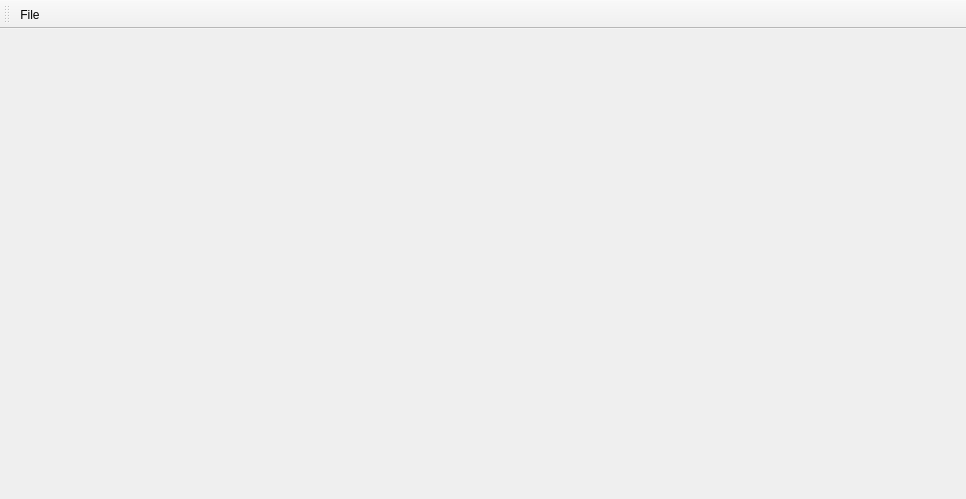
<?xml version="1.0" encoding="UTF-8"?>
<ui version="4.0">
    <class>PCLVisualizer</class>
    <widget class="QMainWindow" name="PCLVisualizer">
        <property name="geometry">
            <rect>
                <x>0</x>
                <y>0</y>
                <width>966</width>
                <height>499</height>
            </rect>
        </property>
        <property name="minimumSize">
            <size>
                <width>0</width>
                <height>0</height>
            </size>
        </property>
        <property name="maximumSize">
            <size>
                <width>5000</width>
                <height>5000</height>
            </size>
        </property>
        <property name="windowTitle">
            <string>PCLViewer</string>
        </property>
        <widget class="QWidget" name="centralwidget">
            <widget class="QVTKWidget" name="qvtkWidget" native="true">
                <property name="geometry">
                    <rect>
                        <x>9</x>
                        <y>10</y>
                        <width>931</width>
                        <height>480</height>
                    </rect>
                </property>
            </widget>
        </widget>
        <widget class="QToolBar" name="toolBar">
            <property name="windowTitle">
                <string>toolBar</string>
            </property>
            <attribute name="toolBarArea">
                <enum>TopToolBarArea</enum>
            </attribute>
            <attribute name="toolBarBreak">
                <bool>false</bool>
            </attribute>
            <addaction name="actionOpen"/>
        </widget>
        <action name="actionOpen">
            <property name="text">
                <string>File</string>
            </property>
        </action>
    </widget>
    <customwidgets>
        <customwidget>
            <class>QVTKWidget</class>
            <extends>QWidget</extends>
            <header>QVTKWidget.h</header>
        </customwidget>
    </customwidgets>
    <resources/>
    <connections/>
</ui>
